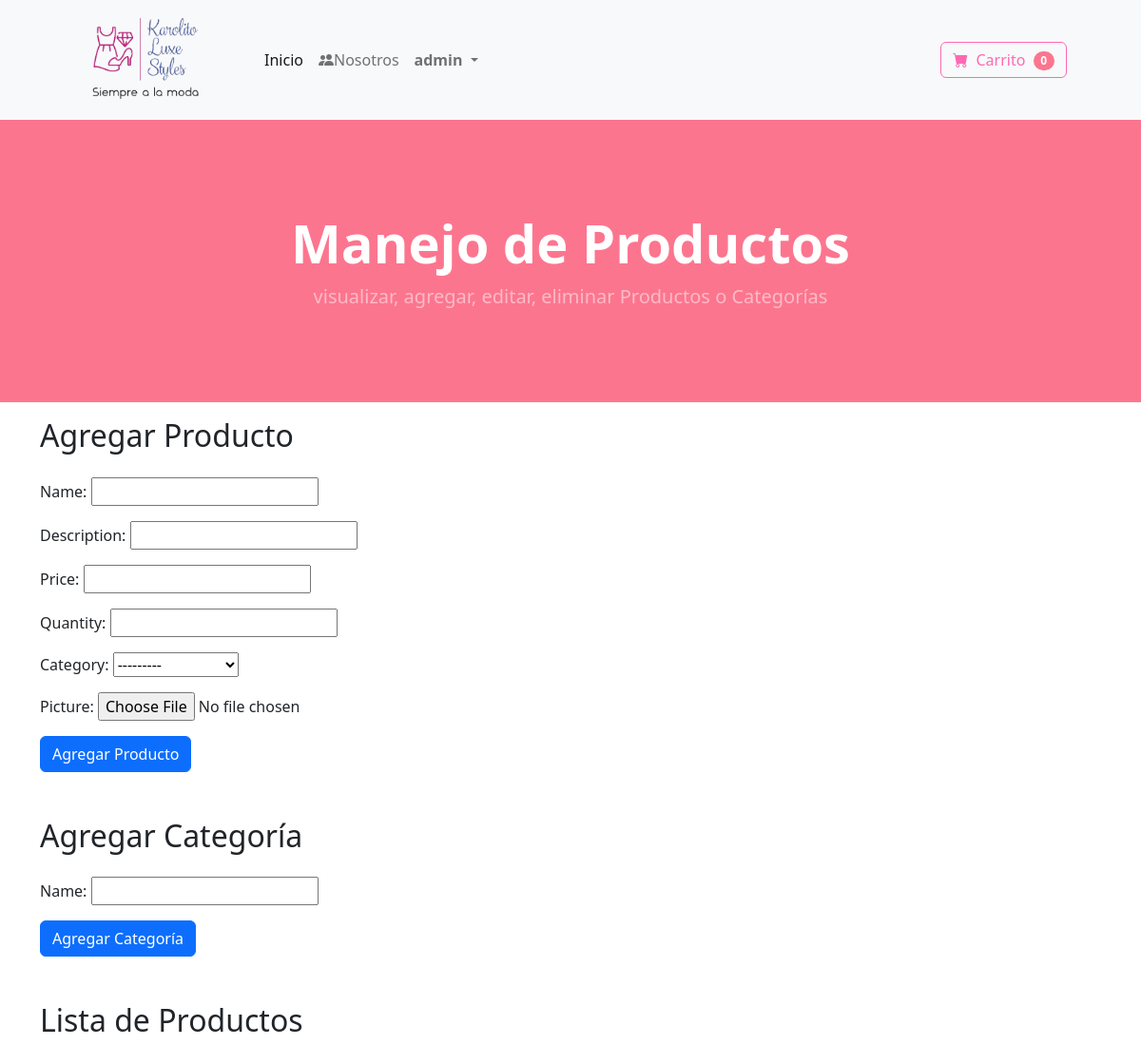
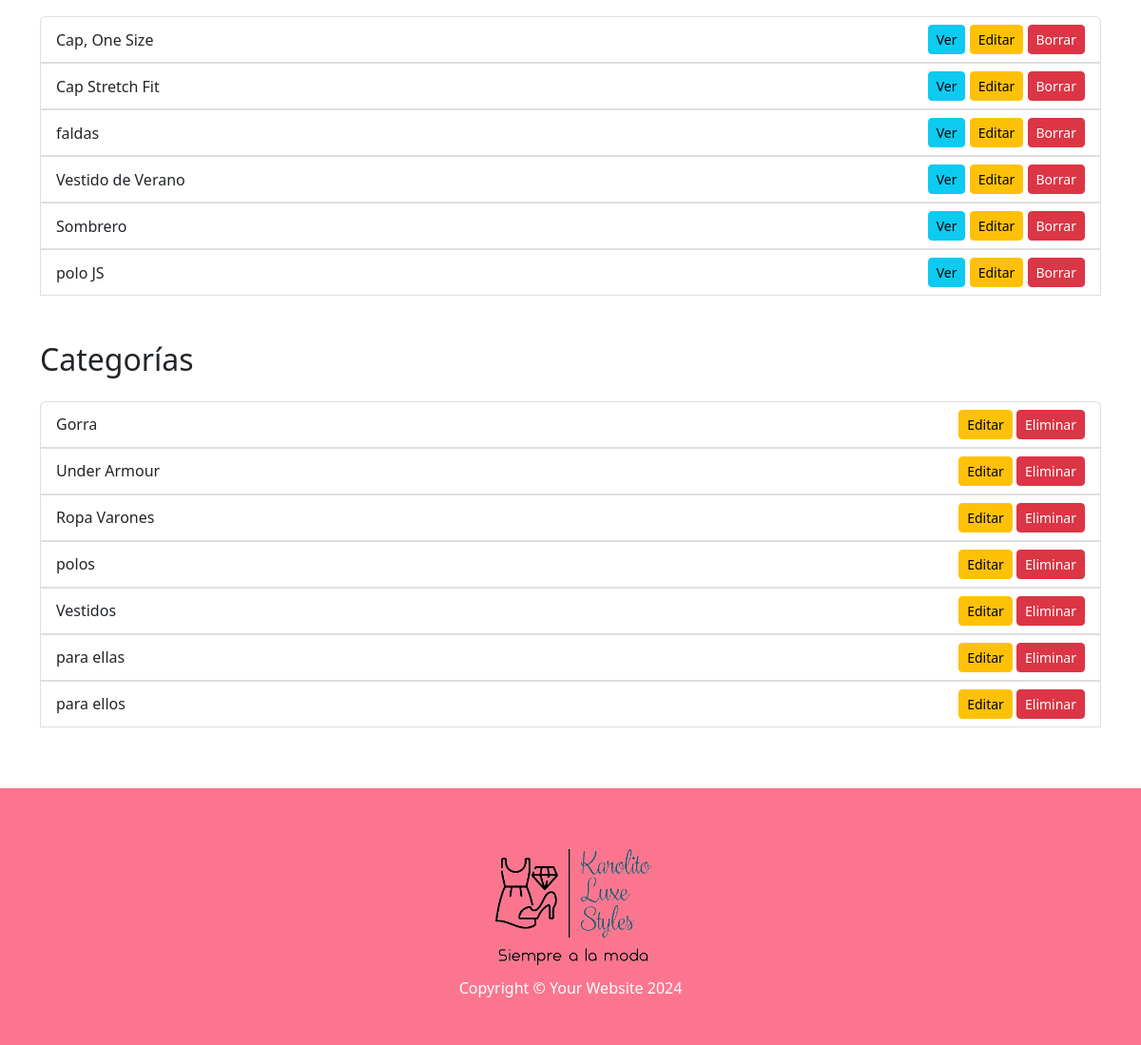
Page /manage-store/ (signed in) on the committed database (2 pictures, top to bottom).
### store/models.py (models this page shows, shortened)
class StoreCategory(models.Model):
    name = models.CharField(max_length=50)
    created_at = models.DateTimeField(auto_now_add=True)
    updated_at = models.DateTimeField(auto_now=True)
    class Meta:
        db_table = 'store_categories'
        verbose_name = 'Store Category'
        verbose_name_plural = 'Store Categories'
    def __str__(self):
        return self.name

class StoreProduct(models.Model):
    category = models.ForeignKey(StoreCategory, on_delete=models.CASCADE)
    description = models.CharField(max_length=255)
    name = models.CharField(max_length=255)
    price = models.DecimalField(decimal_places=2, max_digits=6)
    picture = models.ImageField(upload_to='uploads/store/products/')
    quantity = models.IntegerField()
    created_at = models.DateTimeField(auto_now_add=True)
    updated_at = models.DateTimeField(auto_now=True)
    class Meta:
        db_table = 'store_products'
        verbose_name = 'Store Product'
        verbose_name_plural = 'Store Products'

### store/views.py (the view, shortened to what this page needs)
# urls.py: path('manage-store/', views.manage_store, name='manage_store'),
@login_required
def manage_store(request):
    products = StoreProduct.objects.all()
    categories = StoreCategory.objects.all()
    product_form = StoreProductForm(request.POST or None, request.FILES or None)
    category_form = StoreCategoryForm(request.POST or None)
    return render(request, 'agregar.html', {
        'product_form': product_form,
        'category_form': category_form,
        'products': products,
        'categories': categories,
    })

### store/forms.py
class StoreProductForm(forms.ModelForm):
    class Meta:
        model = StoreProduct
        fields = ['name', 'description', 'price', 'quantity', 'category', 'picture']

class StoreCategoryForm(forms.ModelForm):
    class Meta:
        model = StoreCategory
        fields = ['name']

### cart/cart.py (called while the page is built)
    def __len__(self):
        return len(self.carta)

### cart/context_processors.py (called while the page is built)
def cart(request):
    return {
        'cart': Cart(request),
    }

### store/templates/agregar.html (shortened to what this page needs)
{% extends 'base.html' %}
{% block content %}
<header class="bg-pink py-5">
  <div class="container px-4 px-lg-5 my-5">
      <div class="text-center text-white">
          <h1 class="display-4 fw-bolder">Manejo de Productos</h1>
          <p class="lead fw-normal text-white-50 mb-0">visualizar, agregar, editar, eliminar Productos o Categorías</p>
      </div>
  </div>
</header>
<div class="container py-3">
    <h2 class="mb-4">Agregar Producto</h2>
    <form method="POST" enctype="multipart/form-data" class="mb-5">
        {{ product_form.as_p }}
        <button type="submit" name="add_product" class="btn btn-primary">Agregar Producto</button>
    </form>
    <h2 class="mb-4">Agregar Categoría</h2>
    <form method="POST" class="mb-5">
        {{ category_form.as_p }}
        <button type="submit" name="add_category" class="btn btn-primary">Agregar Categoría</button>
    </form>
    <h2 class="mb-4">Lista de Productos</h2>
    <ul class="list-group mb-5">
      {% for product in products %}
      <li class="list-group-item d-flex justify-content-between align-items-center">
          {{ product.name }}
          <div>
              <button class="btn btn-info btn-sm" data-bs-toggle="modal" data-bs-target="#viewProductModal{{ product.id }}">Ver</button>
              <button class="btn btn-warning btn-sm" data-bs-toggle="modal" data-bs-target="#editProductModal{{ product.id }}" data-product-id="{{ product.id }}" data-product-name="{{ product.name }}" data-product-description="{{ product.description }}" data-product-price="{{ product.price }}" data-product-quantity="{{ product.quantity }}" data-product-category="{{ product.category.id }}" data-product-picture="{{ product.picture.url }}">Editar</button>
              <button class="btn btn-danger btn-sm" data-bs-toggle="modal" data-bs-target="#deleteProductModal{{ product.id }}">Borrar</button>
          </div>
      </li>
  {% endfor %}
    </ul>
    <h2 class="mb-4">Categorías</h2>
    <ul class="list-group mb-5">
        {% for category in categories %}
        <li class="list-group-item d-flex justify-content-between align-items-center">
          {{ category.name }}
          <div>
              <button class="btn btn-warning btn-sm" data-bs-toggle="modal" data-bs-target="#editCategoryModal{{ category.id }}" data-category-id="{{ category.id }}" data-category-name="{{ category.name }}">Editar</button>
              <button class="btn btn-danger btn-sm" data-bs-toggle="modal" data-bs-target="#deleteCategoryModal{{ category.id }}">Eliminar</button>
          </div>
      </li>
        {% endfor %}
    </ul>
</div>
{% endblock %}

### store/templates/navbar.html (shortened to what this page needs)
{% load static %}
<nav class="navbar navbar-expand-lg navbar-light bg-light">
  <div class="container px-4 px-lg-5">
      <a class="navbar-brand" href="{% url 'home' %}"><img src="{% static 'images_propio/logo2.png' %}" alt="Logo" style="height: 100px; margin-right: 5px;">
      </a>
      <div class="collapse navbar-collapse" id="navbarSupportedContent">
          <ul class="navbar-nav me-auto mb-2 mb-lg-0 ms-lg-4">
              <li class="nav-item"><a class="nav-link active" aria-current="page" href="{% url 'home' %}">Inicio</a></li>
              <li class="nav-item">
                <a class="nav-link bi bi-people-fill" href="{% url 'about' %}">Nosotros</a>
            </li>
              <li class="nav-item dropdown">
                <span  class="nav-link dropdown-toggle" id="navbarDropdown" role="button" data-bs-toggle="dropdown" aria-expanded="false" >
                  {% if user.is_authenticated %}
                    <b>{{ user.username }}</b>
                  {% else %}
                    Mi Cuenta
                  {% endif %}
                </span>
              </li>
          </ul>
          <form class="d-flex">
            <a class="btn btn-outline-pink" href="{% url 'show_cart' %}">
              <i class="bi-cart-fill me-1"></i>
              Carrito
              <span class="badge bg-pink text-white ms-1 rounded-pill">{{ cart|length }}</span>
            </a>
          </form>
      </div>
  </div>
</nav>

### rows in the picture
StoreCategory: name "Gorra"
StoreProduct: name "Cap, One Size"
StoreProduct: name "Cap Stretch Fit"
StoreProduct: name "faldas"
StoreProduct: name "Vestido de Verano"
StoreProduct: name "Sombrero"
StoreProduct: name "polo JS"
StoreCategory: name "Under Armour"
StoreCategory: name "Ropa Varones"
StoreCategory: name "polos"
StoreCategory: name "Vestidos"
StoreCategory: name "para ellas"
StoreCategory: name "para ellos"

### other values in the picture
{{ user.username }} "admin"
{{ cart|length }} "0"
